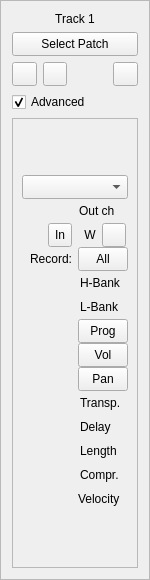
<?xml version="1.0" encoding="UTF-8"?>
<ui version="4.0">
 <class>MidiTrackInfoBase</class>
 <widget class="QFrame" name="MidiTrackInfoBase">
  <property name="geometry">
   <rect>
    <x>0</x>
    <y>0</y>
    <width>150</width>
    <height>580</height>
   </rect>
  </property>
  <property name="sizePolicy">
   <sizepolicy hsizetype="Expanding" vsizetype="Expanding">
    <horstretch>3</horstretch>
    <verstretch>3</verstretch>
   </sizepolicy>
  </property>
  <property name="minimumSize">
   <size>
    <width>20</width>
    <height>24</height>
   </size>
  </property>
  <property name="windowTitle">
   <string>MusE: TrackInfo</string>
  </property>
  <property name="frameShape">
   <enum>QFrame::StyledPanel</enum>
  </property>
  <property name="frameShadow">
   <enum>QFrame::Raised</enum>
  </property>
  <layout class="QVBoxLayout" name="verticalLayout">
   <item>
    <widget class="QLabel" name="trackNameLabel">
     <property name="sizePolicy">
      <sizepolicy hsizetype="Ignored" vsizetype="Minimum">
       <horstretch>0</horstretch>
       <verstretch>0</verstretch>
      </sizepolicy>
     </property>
     <property name="text">
      <string>Track 1</string>
     </property>
     <property name="alignment">
      <set>Qt::AlignCenter</set>
     </property>
     <property name="wordWrap">
      <bool>true</bool>
     </property>
    </widget>
   </item>
   <item>
    <layout class="QVBoxLayout" name="verticalLayout_2">
     <property name="sizeConstraint">
      <enum>QLayout::SetMinAndMaxSize</enum>
     </property>
     <property name="topMargin">
      <number>0</number>
     </property>
     <item>
      <widget class="QPushButton" name="iPatch">
       <property name="sizePolicy">
        <sizepolicy hsizetype="Expanding" vsizetype="Fixed">
         <horstretch>1</horstretch>
         <verstretch>0</verstretch>
        </sizepolicy>
       </property>
       <property name="minimumSize">
        <size>
         <width>50</width>
         <height>24</height>
        </size>
       </property>
       <property name="toolTip">
        <string>Select instrument patch</string>
       </property>
       <property name="text">
        <string>Select Patch</string>
       </property>
      </widget>
     </item>
     <item>
      <layout class="QVBoxLayout" name="tableBox">
       <property name="topMargin">
        <number>0</number>
       </property>
       <property name="rightMargin">
        <number>0</number>
       </property>
      </layout>
     </item>
     <item>
      <layout class="QHBoxLayout" name="matrixActions">
       <property name="topMargin">
        <number>0</number>
       </property>
       <item>
        <widget class="QPushButton" name="btnUp">
         <property name="sizePolicy">
          <sizepolicy hsizetype="Fixed" vsizetype="Fixed">
           <horstretch>0</horstretch>
           <verstretch>0</verstretch>
          </sizepolicy>
         </property>
         <property name="minimumSize">
          <size>
           <width>24</width>
           <height>24</height>
          </size>
         </property>
         <property name="text">
          <string/>
         </property>
        </widget>
       </item>
       <item>
        <widget class="QPushButton" name="btnDown">
         <property name="minimumSize">
          <size>
           <width>24</width>
           <height>24</height>
          </size>
         </property>
         <property name="text">
          <string/>
         </property>
        </widget>
       </item>
       <item>
        <spacer name="horizontalSpacer_2">
         <property name="orientation">
          <enum>Qt::Horizontal</enum>
         </property>
         <property name="sizeType">
          <enum>QSizePolicy::MinimumExpanding</enum>
         </property>
         <property name="sizeHint" stdset="0">
          <size>
           <width>40</width>
           <height>20</height>
          </size>
         </property>
        </spacer>
       </item>
       <item>
        <widget class="QPushButton" name="btnDelete">
         <property name="sizePolicy">
          <sizepolicy hsizetype="Fixed" vsizetype="Fixed">
           <horstretch>0</horstretch>
           <verstretch>0</verstretch>
          </sizepolicy>
         </property>
         <property name="minimumSize">
          <size>
           <width>24</width>
           <height>24</height>
          </size>
         </property>
         <property name="maximumSize">
          <size>
           <width>16777215</width>
           <height>16777215</height>
          </size>
         </property>
         <property name="text">
          <string/>
         </property>
        </widget>
       </item>
      </layout>
     </item>
     <item>
      <layout class="QHBoxLayout" name="horizontalLayout_3">
       <property name="topMargin">
        <number>0</number>
       </property>
       <item>
        <widget class="QCheckBox" name="chkAdvanced">
         <property name="cursor">
          <cursorShape>PointingHandCursor</cursorShape>
         </property>
         <property name="text">
          <string>Advanced</string>
         </property>
         <property name="iconSize">
          <size>
           <width>16</width>
           <height>16</height>
          </size>
         </property>
         <property name="checked">
          <bool>true</bool>
         </property>
        </widget>
       </item>
       <item>
        <spacer name="horizontalSpacer">
         <property name="orientation">
          <enum>Qt::Horizontal</enum>
         </property>
         <property name="sizeHint" stdset="0">
          <size>
           <width>40</width>
           <height>20</height>
          </size>
         </property>
        </spacer>
       </item>
      </layout>
     </item>
     <item>
      <widget class="QFrame" name="frame">
       <property name="sizePolicy">
        <sizepolicy hsizetype="Preferred" vsizetype="MinimumExpanding">
         <horstretch>1</horstretch>
         <verstretch>1</verstretch>
        </sizepolicy>
       </property>
       <property name="frameShape">
        <enum>QFrame::StyledPanel</enum>
       </property>
       <property name="frameShadow">
        <enum>QFrame::Raised</enum>
       </property>
       <layout class="QVBoxLayout" name="verticalLayout_3">
        <item>
         <layout class="QGridLayout" name="advGrid" rowstretch="0,0,0,0,0,0,0,0,0,0,0,0,0,0,0,0,0">
          <property name="sizeConstraint">
           <enum>QLayout::SetMinimumSize</enum>
          </property>
          <property name="verticalSpacing">
           <number>0</number>
          </property>
          <property name="topMargin">
           <number>0</number>
          </property>
          <item row="12" column="1">
           <widget class="SpinBox" name="iTransp" native="true">
            <property name="sizePolicy">
             <sizepolicy hsizetype="Expanding" vsizetype="Fixed">
              <horstretch>1</horstretch>
              <verstretch>0</verstretch>
             </sizepolicy>
            </property>
            <property name="minimumSize">
             <size>
              <width>20</width>
              <height>24</height>
             </size>
            </property>
            <property name="specialValueText" stdset="0">
             <string>off</string>
            </property>
            <property name="maximum" stdset="0">
             <number>127</number>
            </property>
            <property name="minimum" stdset="0">
             <number>-127</number>
            </property>
            <property name="value" stdset="0">
             <number>1</number>
            </property>
           </widget>
          </item>
          <item row="12" column="2">
           <widget class="QLabel" name="TextLabel9">
            <property name="sizePolicy">
             <sizepolicy hsizetype="Minimum" vsizetype="Fixed">
              <horstretch>0</horstretch>
              <verstretch>0</verstretch>
             </sizepolicy>
            </property>
            <property name="minimumSize">
             <size>
              <width>20</width>
              <height>24</height>
             </size>
            </property>
            <property name="text">
             <string>Transp.</string>
            </property>
            <property name="wordWrap">
             <bool>false</bool>
            </property>
            <property name="indent">
             <number>2</number>
            </property>
           </widget>
          </item>
          <item row="13" column="1">
           <widget class="SpinBox" name="iVerz" native="true">
            <property name="sizePolicy">
             <sizepolicy hsizetype="Expanding" vsizetype="Fixed">
              <horstretch>1</horstretch>
              <verstretch>0</verstretch>
             </sizepolicy>
            </property>
            <property name="minimumSize">
             <size>
              <width>20</width>
              <height>24</height>
             </size>
            </property>
            <property name="specialValueText" stdset="0">
             <string>off</string>
            </property>
            <property name="maximum" stdset="0">
             <number>1000</number>
            </property>
            <property name="minimum" stdset="0">
             <number>-1000</number>
            </property>
           </widget>
          </item>
          <item row="13" column="2">
           <widget class="QLabel" name="TextLabel10">
            <property name="sizePolicy">
             <sizepolicy hsizetype="Minimum" vsizetype="Fixed">
              <horstretch>0</horstretch>
              <verstretch>0</verstretch>
             </sizepolicy>
            </property>
            <property name="minimumSize">
             <size>
              <width>20</width>
              <height>24</height>
             </size>
            </property>
            <property name="text">
             <string>Delay</string>
            </property>
            <property name="wordWrap">
             <bool>false</bool>
            </property>
            <property name="indent">
             <number>2</number>
            </property>
           </widget>
          </item>
          <item row="14" column="1">
           <widget class="SpinBox" name="iLen" native="true">
            <property name="sizePolicy">
             <sizepolicy hsizetype="Expanding" vsizetype="Fixed">
              <horstretch>1</horstretch>
              <verstretch>0</verstretch>
             </sizepolicy>
            </property>
            <property name="minimumSize">
             <size>
              <width>20</width>
              <height>24</height>
             </size>
            </property>
            <property name="suffix" stdset="0">
             <string>%</string>
            </property>
            <property name="maximum" stdset="0">
             <number>200</number>
            </property>
            <property name="minimum" stdset="0">
             <number>25</number>
            </property>
            <property name="value" stdset="0">
             <number>100</number>
            </property>
           </widget>
          </item>
          <item row="14" column="2">
           <widget class="QLabel" name="TextLabel11">
            <property name="sizePolicy">
             <sizepolicy hsizetype="Minimum" vsizetype="Fixed">
              <horstretch>0</horstretch>
              <verstretch>0</verstretch>
             </sizepolicy>
            </property>
            <property name="minimumSize">
             <size>
              <width>20</width>
              <height>24</height>
             </size>
            </property>
            <property name="text">
             <string>Length</string>
            </property>
            <property name="wordWrap">
             <bool>false</bool>
            </property>
            <property name="indent">
             <number>2</number>
            </property>
           </widget>
          </item>
          <item row="15" column="1">
           <widget class="SpinBox" name="iKompr" native="true">
            <property name="sizePolicy">
             <sizepolicy hsizetype="Expanding" vsizetype="Fixed">
              <horstretch>1</horstretch>
              <verstretch>0</verstretch>
             </sizepolicy>
            </property>
            <property name="minimumSize">
             <size>
              <width>20</width>
              <height>24</height>
             </size>
            </property>
            <property name="prefix" stdset="0">
             <string/>
            </property>
            <property name="suffix" stdset="0">
             <string>%</string>
            </property>
            <property name="maximum" stdset="0">
             <number>200</number>
            </property>
            <property name="minimum" stdset="0">
             <number>25</number>
            </property>
            <property name="value" stdset="0">
             <number>100</number>
            </property>
           </widget>
          </item>
          <item row="15" column="2">
           <widget class="QLabel" name="TextLabel13">
            <property name="sizePolicy">
             <sizepolicy hsizetype="Minimum" vsizetype="Fixed">
              <horstretch>0</horstretch>
              <verstretch>0</verstretch>
             </sizepolicy>
            </property>
            <property name="minimumSize">
             <size>
              <width>50</width>
              <height>24</height>
             </size>
            </property>
            <property name="maximumSize">
             <size>
              <width>50</width>
              <height>16777215</height>
             </size>
            </property>
            <property name="text">
             <string>Compr.</string>
            </property>
            <property name="wordWrap">
             <bool>false</bool>
            </property>
            <property name="indent">
             <number>2</number>
            </property>
           </widget>
          </item>
          <item row="16" column="1">
           <widget class="SpinBox" name="iAnschl" native="true">
            <property name="sizePolicy">
             <sizepolicy hsizetype="Minimum" vsizetype="Fixed">
              <horstretch>1</horstretch>
              <verstretch>0</verstretch>
             </sizepolicy>
            </property>
            <property name="minimumSize">
             <size>
              <width>20</width>
              <height>24</height>
             </size>
            </property>
            <property name="maximum" stdset="0">
             <number>127</number>
            </property>
            <property name="minimum" stdset="0">
             <number>-127</number>
            </property>
            <property name="value" stdset="0">
             <number>0</number>
            </property>
           </widget>
          </item>
          <item row="16" column="2">
           <widget class="QLabel" name="TextLabel12">
            <property name="sizePolicy">
             <sizepolicy hsizetype="Minimum" vsizetype="Fixed">
              <horstretch>0</horstretch>
              <verstretch>0</verstretch>
             </sizepolicy>
            </property>
            <property name="minimumSize">
             <size>
              <width>20</width>
              <height>24</height>
             </size>
            </property>
            <property name="text">
             <string>Velocity</string>
            </property>
            <property name="wordWrap">
             <bool>false</bool>
            </property>
            <property name="indent">
             <number>0</number>
            </property>
           </widget>
          </item>
          <item row="10" column="1">
           <widget class="SpinBox" name="iPan" native="true">
            <property name="sizePolicy">
             <sizepolicy hsizetype="Minimum" vsizetype="Fixed">
              <horstretch>0</horstretch>
              <verstretch>0</verstretch>
             </sizepolicy>
            </property>
            <property name="minimumSize">
             <size>
              <width>20</width>
              <height>24</height>
             </size>
            </property>
            <property name="toolTip">
             <string>Change stereo position. Double-click on/off.</string>
            </property>
            <property name="whatsThis">
             <string>Change stereo position. Double-click on/off.</string>
            </property>
            <property name="specialValueText" stdset="0">
             <string>off</string>
            </property>
            <property name="maximum" stdset="0">
             <number>63</number>
            </property>
            <property name="minimum" stdset="0">
             <number>-65</number>
            </property>
            <property name="value" stdset="0">
             <number>-65</number>
            </property>
           </widget>
          </item>
          <item row="10" column="2">
           <widget class="QToolButton" name="panRecButton">
            <property name="sizePolicy">
             <sizepolicy hsizetype="Fixed" vsizetype="Fixed">
              <horstretch>0</horstretch>
              <verstretch>0</verstretch>
             </sizepolicy>
            </property>
            <property name="minimumSize">
             <size>
              <width>50</width>
              <height>24</height>
             </size>
            </property>
            <property name="toolTip">
             <string>Add pan setting to song</string>
            </property>
            <property name="text">
             <string>Pan</string>
            </property>
           </widget>
          </item>
          <item row="9" column="1">
           <widget class="SpinBox" name="iLautst" native="true">
            <property name="sizePolicy">
             <sizepolicy hsizetype="Minimum" vsizetype="Fixed">
              <horstretch>0</horstretch>
              <verstretch>0</verstretch>
             </sizepolicy>
            </property>
            <property name="minimumSize">
             <size>
              <width>20</width>
              <height>24</height>
             </size>
            </property>
            <property name="toolTip">
             <string>Volume. Double-click on/off.</string>
            </property>
            <property name="specialValueText" stdset="0">
             <string>off</string>
            </property>
            <property name="maximum" stdset="0">
             <number>127</number>
            </property>
            <property name="minimum" stdset="0">
             <number>-1</number>
            </property>
            <property name="value" stdset="0">
             <number>-1</number>
            </property>
           </widget>
          </item>
          <item row="9" column="2">
           <widget class="QToolButton" name="volRecButton">
            <property name="sizePolicy">
             <sizepolicy hsizetype="Fixed" vsizetype="Fixed">
              <horstretch>0</horstretch>
              <verstretch>0</verstretch>
             </sizepolicy>
            </property>
            <property name="minimumSize">
             <size>
              <width>50</width>
              <height>24</height>
             </size>
            </property>
            <property name="toolTip">
             <string>Add vol setting to song</string>
            </property>
            <property name="text">
             <string>Vol</string>
            </property>
           </widget>
          </item>
          <item row="8" column="1">
           <widget class="SpinBox" name="iProgram" native="true">
            <property name="sizePolicy">
             <sizepolicy hsizetype="Minimum" vsizetype="Fixed">
              <horstretch>0</horstretch>
              <verstretch>0</verstretch>
             </sizepolicy>
            </property>
            <property name="minimumSize">
             <size>
              <width>20</width>
              <height>24</height>
             </size>
            </property>
            <property name="toolTip">
             <string>Program. Double-click on/off.</string>
            </property>
            <property name="specialValueText" stdset="0">
             <string>off</string>
            </property>
            <property name="maximum" stdset="0">
             <number>128</number>
            </property>
            <property name="minimum" stdset="0">
             <number>0</number>
            </property>
            <property name="value" stdset="0">
             <number>0</number>
            </property>
           </widget>
          </item>
          <item row="8" column="2">
           <widget class="QToolButton" name="progRecButton">
            <property name="sizePolicy">
             <sizepolicy hsizetype="Fixed" vsizetype="Fixed">
              <horstretch>0</horstretch>
              <verstretch>0</verstretch>
             </sizepolicy>
            </property>
            <property name="minimumSize">
             <size>
              <width>50</width>
              <height>24</height>
             </size>
            </property>
            <property name="toolTip">
             <string>Add bank + prog settings to song</string>
            </property>
            <property name="text">
             <string>Prog</string>
            </property>
           </widget>
          </item>
          <item row="0" column="1" colspan="2">
           <widget class="QComboBox" name="iOutput">
            <property name="sizePolicy">
             <sizepolicy hsizetype="Ignored" vsizetype="Fixed">
              <horstretch>0</horstretch>
              <verstretch>0</verstretch>
             </sizepolicy>
            </property>
            <property name="minimumSize">
             <size>
              <width>0</width>
              <height>24</height>
             </size>
            </property>
            <property name="toolTip">
             <string>output port</string>
            </property>
           </widget>
          </item>
          <item row="1" column="1">
           <widget class="SpinBox" name="iOutputChannel" native="true">
            <property name="sizePolicy">
             <sizepolicy hsizetype="Expanding" vsizetype="Fixed">
              <horstretch>1</horstretch>
              <verstretch>0</verstretch>
             </sizepolicy>
            </property>
            <property name="minimumSize">
             <size>
              <width>20</width>
              <height>24</height>
             </size>
            </property>
            <property name="toolTip">
             <string>output channel</string>
            </property>
            <property name="whatsThis">
             <string>all midi events are sent to this output channel</string>
            </property>
            <property name="maximum" stdset="0">
             <number>16</number>
            </property>
            <property name="minimum" stdset="0">
             <number>1</number>
            </property>
           </widget>
          </item>
          <item row="5" column="1">
           <layout class="QHBoxLayout" name="horizontalLayout_2">
            <property name="topMargin">
             <number>0</number>
            </property>
            <item>
             <widget class="QLabel" name="textLabel1">
              <property name="sizePolicy">
               <sizepolicy hsizetype="Minimum" vsizetype="Fixed">
                <horstretch>0</horstretch>
                <verstretch>0</verstretch>
               </sizepolicy>
              </property>
              <property name="minimumSize">
               <size>
                <width>20</width>
                <height>24</height>
               </size>
              </property>
              <property name="text">
               <string>Record:</string>
              </property>
              <property name="alignment">
               <set>Qt::AlignRight|Qt::AlignTrailing|Qt::AlignVCenter</set>
              </property>
              <property name="wordWrap">
               <bool>false</bool>
              </property>
             </widget>
            </item>
           </layout>
          </item>
          <item row="5" column="2">
           <widget class="QToolButton" name="recordButton">
            <property name="sizePolicy">
             <sizepolicy hsizetype="Fixed" vsizetype="Fixed">
              <horstretch>0</horstretch>
              <verstretch>0</verstretch>
             </sizepolicy>
            </property>
            <property name="minimumSize">
             <size>
              <width>50</width>
              <height>24</height>
             </size>
            </property>
            <property name="toolTip">
             <string>Add all settings to song</string>
            </property>
            <property name="text">
             <string>All</string>
            </property>
           </widget>
          </item>
          <item row="6" column="1">
           <widget class="SpinBox" name="iHBank" native="true">
            <property name="sizePolicy">
             <sizepolicy hsizetype="Minimum" vsizetype="Fixed">
              <horstretch>0</horstretch>
              <verstretch>0</verstretch>
             </sizepolicy>
            </property>
            <property name="minimumSize">
             <size>
              <width>20</width>
              <height>24</height>
             </size>
            </property>
            <property name="toolTip">
             <string>Bank Select MSB. Double-click on/off.</string>
            </property>
            <property name="specialValueText" stdset="0">
             <string>off</string>
            </property>
            <property name="maximum" stdset="0">
             <number>128</number>
            </property>
            <property name="minimum" stdset="0">
             <number>0</number>
            </property>
            <property name="value" stdset="0">
             <number>0</number>
            </property>
           </widget>
          </item>
          <item row="6" column="2">
           <widget class="QLabel" name="TextLabel4">
            <property name="sizePolicy">
             <sizepolicy hsizetype="Minimum" vsizetype="Fixed">
              <horstretch>0</horstretch>
              <verstretch>0</verstretch>
             </sizepolicy>
            </property>
            <property name="minimumSize">
             <size>
              <width>50</width>
              <height>24</height>
             </size>
            </property>
            <property name="maximumSize">
             <size>
              <width>50</width>
              <height>16777215</height>
             </size>
            </property>
            <property name="lineWidth">
             <number>1</number>
            </property>
            <property name="text">
             <string>H-Bank</string>
            </property>
            <property name="wordWrap">
             <bool>false</bool>
            </property>
            <property name="margin">
             <number>0</number>
            </property>
            <property name="indent">
             <number>2</number>
            </property>
           </widget>
          </item>
          <item row="7" column="1">
           <widget class="SpinBox" name="iLBank" native="true">
            <property name="sizePolicy">
             <sizepolicy hsizetype="Minimum" vsizetype="Fixed">
              <horstretch>0</horstretch>
              <verstretch>0</verstretch>
             </sizepolicy>
            </property>
            <property name="minimumSize">
             <size>
              <width>20</width>
              <height>24</height>
             </size>
            </property>
            <property name="toolTip">
             <string>Bank Select LSB. Double-click on/off.</string>
            </property>
            <property name="specialValueText" stdset="0">
             <string>off</string>
            </property>
            <property name="maximum" stdset="0">
             <number>128</number>
            </property>
            <property name="minimum" stdset="0">
             <number>0</number>
            </property>
            <property name="value" stdset="0">
             <number>0</number>
            </property>
           </widget>
          </item>
          <item row="7" column="2">
           <widget class="QLabel" name="TextLabel5">
            <property name="sizePolicy">
             <sizepolicy hsizetype="Minimum" vsizetype="Fixed">
              <horstretch>0</horstretch>
              <verstretch>0</verstretch>
             </sizepolicy>
            </property>
            <property name="minimumSize">
             <size>
              <width>50</width>
              <height>24</height>
             </size>
            </property>
            <property name="maximumSize">
             <size>
              <width>50</width>
              <height>16777215</height>
             </size>
            </property>
            <property name="lineWidth">
             <number>1</number>
            </property>
            <property name="text">
             <string>L-Bank</string>
            </property>
            <property name="wordWrap">
             <bool>false</bool>
            </property>
            <property name="margin">
             <number>0</number>
            </property>
            <property name="indent">
             <number>2</number>
            </property>
           </widget>
          </item>
          <item row="2" column="2">
           <layout class="QHBoxLayout" name="horizontalLayout">
            <property name="sizeConstraint">
             <enum>QLayout::SetFixedSize</enum>
            </property>
            <item>
             <widget class="QLabel" name="iChanDetectLabel">
              <property name="sizePolicy">
               <sizepolicy hsizetype="Expanding" vsizetype="Fixed">
                <horstretch>0</horstretch>
                <verstretch>0</verstretch>
               </sizepolicy>
              </property>
              <property name="minimumSize">
               <size>
                <width>0</width>
                <height>0</height>
               </size>
              </property>
              <property name="maximumSize">
               <size>
                <width>24</width>
                <height>24</height>
               </size>
              </property>
              <property name="toolTip">
               <string>input detect</string>
              </property>
              <property name="whatsThis">
               <string>Input detect indicator. Detects all note on-off, controller, aftertouch, 
                  program change, and pitchbend (but not sysex or realtime) events 
                  on the selected channels, on the selected midi ports.</string>
              </property>
              <property name="text">
               <string>W</string>
              </property>
              <property name="alignment">
               <set>Qt::AlignCenter</set>
              </property>
              <property name="wordWrap">
               <bool>false</bool>
              </property>
             </widget>
            </item>
            <item>
             <widget class="QToolButton" name="recEchoButton">
              <property name="sizePolicy">
               <sizepolicy hsizetype="Fixed" vsizetype="Fixed">
                <horstretch>0</horstretch>
                <verstretch>0</verstretch>
               </sizepolicy>
              </property>
              <property name="minimumSize">
               <size>
                <width>24</width>
                <height>24</height>
               </size>
              </property>
              <property name="maximumSize">
               <size>
                <width>24</width>
                <height>24</height>
               </size>
              </property>
              <property name="toolTip">
               <string>Midi thru</string>
              </property>
              <property name="whatsThis">
               <string>Pass input events through ('thru') to output.</string>
              </property>
              <property name="checkable">
               <bool>true</bool>
              </property>
             </widget>
            </item>
           </layout>
          </item>
          <item row="2" column="1">
           <layout class="QHBoxLayout" name="horizontalLayout_4">
            <property name="sizeConstraint">
             <enum>QLayout::SetMinimumSize</enum>
            </property>
            <item>
             <spacer name="horizontalSpacer_3">
              <property name="orientation">
               <enum>Qt::Horizontal</enum>
              </property>
              <property name="sizeHint" stdset="0">
               <size>
                <width>40</width>
                <height>20</height>
               </size>
              </property>
             </spacer>
            </item>
            <item>
             <widget class="QToolButton" name="iRButton">
              <property name="sizePolicy">
               <sizepolicy hsizetype="Fixed" vsizetype="Fixed">
                <horstretch>0</horstretch>
                <verstretch>0</verstretch>
               </sizepolicy>
              </property>
              <property name="minimumSize">
               <size>
                <width>24</width>
                <height>24</height>
               </size>
              </property>
              <property name="maximumSize">
               <size>
                <width>24</width>
                <height>24</height>
               </size>
              </property>
              <property name="toolTip">
               <string>input routing</string>
              </property>
              <property name="text">
               <string>In</string>
              </property>
             </widget>
            </item>
           </layout>
          </item>
          <item row="1" column="2">
           <widget class="QLabel" name="TextLabel2">
            <property name="sizePolicy">
             <sizepolicy hsizetype="Minimum" vsizetype="Fixed">
              <horstretch>0</horstretch>
              <verstretch>0</verstretch>
             </sizepolicy>
            </property>
            <property name="minimumSize">
             <size>
              <width>20</width>
              <height>24</height>
             </size>
            </property>
            <property name="text">
             <string>Out ch</string>
            </property>
            <property name="wordWrap">
             <bool>false</bool>
            </property>
            <property name="margin">
             <number>0</number>
            </property>
            <property name="indent">
             <number>1</number>
            </property>
           </widget>
          </item>
         </layout>
        </item>
       </layout>
      </widget>
     </item>
    </layout>
   </item>
  </layout>
 </widget>
 <customwidgets>
  <customwidget>
   <class>SpinBox</class>
   <extends>QWidget</extends>
   <header location="global">spinbox.h</header>
  </customwidget>
 </customwidgets>
 <resources/>
 <connections/>
</ui>
